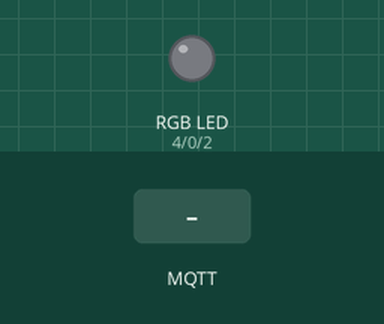
Bench run of a sketch on a simulated ESP8266 (Wemos D1 mini). Shown: an RGB LED mixed from three pins (HIGH = lit). The test bench sets the inputs (shaded band). WiFi joins after 1.5 s; servers stay silent unless stated; random numbers use the default seed unless the sketch sets one; no MQTT or app messages arrive unless stated; what the sketch prints to the serial monitor is not drawn.

Above: at 2.7 s.
2.8 s: MQTT message "1" arrives on the first subscribed topic
At 3.1 s:
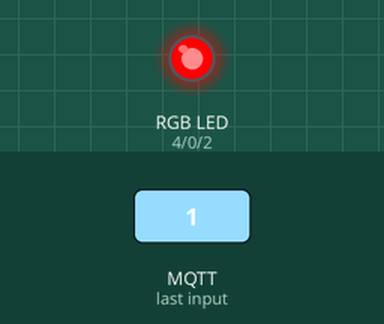
4.3 s: MQTT message "2" arrives on the first subscribed topic
At 5.4 s:
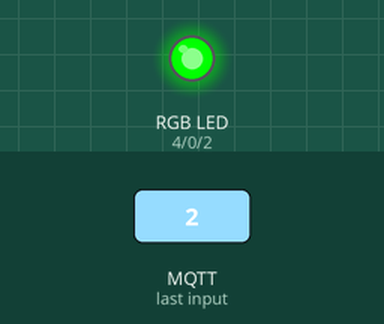
5.8 s: MQTT message "3" arrives on the first subscribed topic
At 6.5 s:
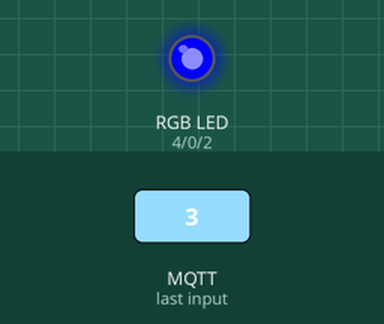
7.3 s: MQTT message "4" arrives on the first subscribed topic
At 7.7 s:
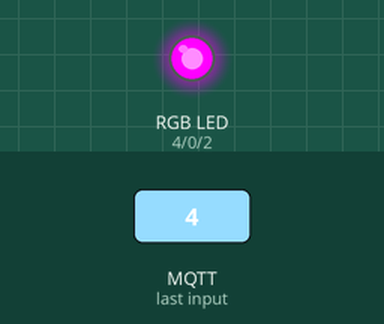
8.8 s: MQTT message "5" arrives on the first subscribed topic
At 10.0 s:
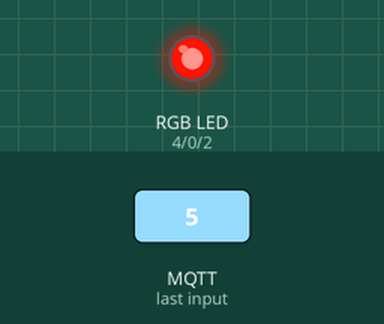
10.3 s: MQTT message "6" arrives on the first subscribed topic
At 11.2 s:
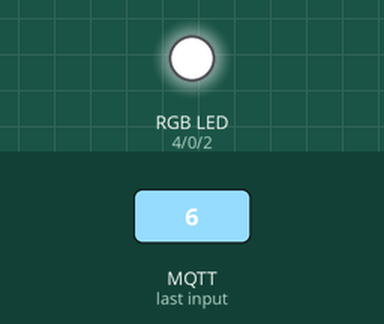
Timing chart, 0 to 12.8 s (numbered marks = the images above; inputs shaded):
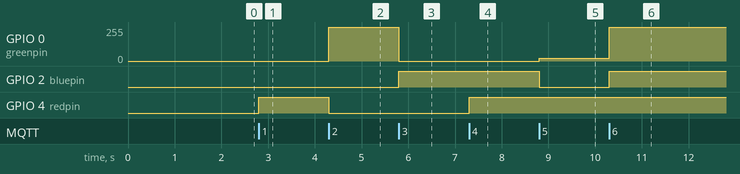

Measured:
- after the input at 2.8 s, GPIO 4 (redpin): LOW → HIGH at once
- after the input at 4.3 s, GPIO 0 (greenpin): 0/255 → 255/255 at once; GPIO 4 (redpin): HIGH → LOW at once
- after the input at 5.8 s, GPIO 0 (greenpin): 255/255 → 0/255 at once; GPIO 2 (bluepin): LOW → HIGH at once
- after the input at 7.3 s, GPIO 4 (redpin): LOW → HIGH at once
- after the input at 8.8 s, GPIO 0 (greenpin): 0/255 → 20/255 at once; GPIO 2 (bluepin): HIGH → LOW at once
- after the input at 10.3 s, GPIO 0 (greenpin): 20/255 → 255/255 at once; GPIO 2 (bluepin): LOW → HIGH at once

The sketch:

tubo.ino
```cpp
#include <ESP8266WiFi.h>
#include <PubSubClient.h>
/*
CODIGO PARA VERIFICAR PINES DE ESP8266 Y D1 MINI
D0=16  D1=5  D2=4  D3=0  D4=2
D5=14  D6=12 D7=13 D8=15
*/

//LED Connections
const int bluepin  = 2; // D4
const int redpin   = 4; // D2
const int greenpin = 0; // D3


// Change the credentials below, so your ESP8266 connects to your router
const char* ssid          = "IZZI-9146";      // RED DE INTERNET
const char* password      = "F82DC0169146";   // CONTRASEÑA
const char* mqtt_server   = "192.168.0.2";    // IP adress Raspberry Pi

WiFiClient espClient;
PubSubClient client(espClient);

//unsigned long lastMsg = 0;
//#define MSG_BUFFER_SIZE  (50)
//char msg[MSG_BUFFER_SIZE];
//int value = 0;

void setup_wifi() {

  delay(10);
  // We start by connecting to a WiFi network
  Serial.println();
  Serial.print("ESTABLECIENDO RED ");
  Serial.println(ssid);

  WiFi.mode(WIFI_STA);
  WiFi.begin(ssid, password);

  while (WiFi.status() != WL_CONNECTED) {
    delay(500);
    Serial.print(".");
  }

  randomSeed(micros());

  Serial.println("");
  Serial.println("WIFI CONECTADO");
  Serial.println("IP address: ");
  Serial.println(WiFi.localIP());
}

void callback(char* topic, byte* payload, unsigned int length) {
  Serial.print("Mensaje recibido [");
  Serial.print(topic);
  Serial.print("] ");
  for (int i = 0; i < length; i++) {
    Serial.print((char)payload[i]);
  }
  Serial.println();

  // Switch on the LED if an 1 was received as first character
  //  if ((char)payload[0] == '1') {
  //    digitalWrite(BUILTIN_LED, LOW);   // Turn the LED on (Note that LOW is the voltage level
  //    // but actually the LED is on; this is because
  //    // it is active low on the ESP-01)
  //  } else {
  //    digitalWrite(BUILTIN_LED, HIGH);  // Turn the LED off by making the voltage HIGH
  //  }

  //SI EL DATO DE ENTRADA ES 1 EJECUTA LO DE SU INTERIOR
  if ((char)payload[0] == '1' )
  {
    RGB_color(255, 0, 0); // Red
    Serial.println("rojo");
    Serial.println("-----------------------");
  }

  //SI EL DATO DE ENTRADA ES 2 EJECUTA LO DE SU INTERIOR
  if ((char)payload[0] == '2' )
  {
    RGB_color(0, 255, 0); // Green
    Serial.println("verde");
    Serial.println("-----------------------");
  }

  //SI EL DATO DE ENTRADA ES 3 EJECUTA LO DE SU INTERIOR
  if ((char)payload[0] == '3' )
  {
    RGB_color(0, 0, 255); // Blue
    Serial.println("azul");
    Serial.println("-----------------------");
  }

  //SI EL DATO DE ENTRADA ES 4 EJECUTA LO DE SU INTERIOR
  if ((char)payload[0] == '4' )
  {
    RGB_color(255, 0, 255); // Magenta
    Serial.println("magenta");
    Serial.println("-----------------------");
  }

  //SI EL DATO DE ENTRADA ES 5 EJECUTA LO DE SU INTERIOR
  if ((char)payload[0] == '5' )
  {
    RGB_color(255, 20, 0); // Yellow
    Serial.println("amarillo");
    Serial.println("-----------------------");
  }

  //SI EL DATO DE ENTRADA ES 6 EJECUTA LO DE SU INTERIOR
  if ((char)payload[0] == '6' )
  {
    RGB_color(255, 255, 255); // white
    Serial.println("blanco");
    Serial.println("-----------------------");
  }

  //SI EL DATO DE ENTRADA ES 0 EJECUTA LO DE SU INTERIOR
  if ((char)payload[0] == '0' )
  {
    RGB_color(0, 0, 0); // apagado
    Serial.println("apagar");
    Serial.println("-----------------------");
  }


}

void reconnect() {
  // BUCLE DE RECONECCION
  while (!client.connected()) {
    Serial.print("CONECTANDO CON MQTT ...");
    // Create a random client ID
    String clientId = "ESP8266Client";
    clientId += String(random(0xffff), HEX);
    // Attempt to connect
    if (client.connect(clientId.c_str())) {
      Serial.println("connected");
      // Once connected, publish an announcement...
      //client.publish("outTopic", "hello world");
      // ... and resubscribe
      client.subscribe("tubo");                    //IDENTIFICADOR DE PLACA (TOPIC)
    } else {
      Serial.print("failed, rc=");
      Serial.print(client.state());
      Serial.println(" REINTENTANDO EN 5 SEGUNDOS");
      // Wait 5 seconds before retrying
      delay(5000);
    }
  }
}
void RGB_color(int red_light_value, int green_light_value, int blue_light_value)
{
  analogWrite(redpin, red_light_value);
  analogWrite(greenpin, green_light_value);
  analogWrite(bluepin, blue_light_value);
}
void setup() {
  pinMode(BUILTIN_LED, OUTPUT);     // Initialize the BUILTIN_LED pin as an output
  Serial.begin(115200);
  setup_wifi();
  client.setServer(mqtt_server, 1883);
  client.setCallback(callback);
  pinMode (redpin, OUTPUT);
  pinMode (bluepin, OUTPUT);
  pinMode (greenpin, OUTPUT);
}

void loop() {

  if (!client.connected()) {
    reconnect();
  }
  client.loop();

  //  unsigned long now = millis();
  //  if (now - lastMsg > 2000) {
  //    lastMsg = now;
  //    ++value;
  //    snprintf (msg, MSG_BUFFER_SIZE, "hello world #%ld", value);
  //    Serial.print("Publish message: ");
  //    Serial.println(msg);
  //    client.publish("outTopic", msg);
  //  }
}
```
